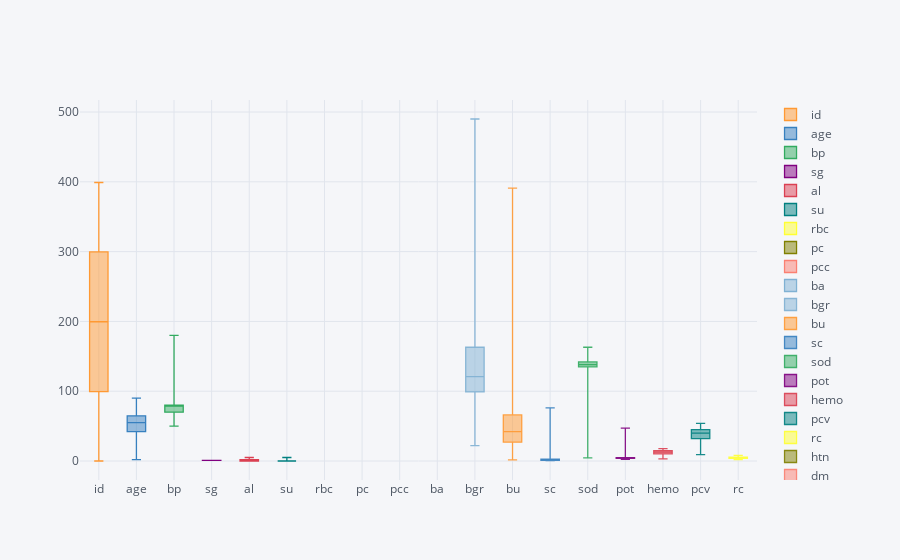

Write notebook code for a chart like this one.
### Markdown cell above
## Boxplot

### Code cell
data.drop(['wc'], axis=1).iplot(kind='box')

### Figure 1 — Plotly figure (JSON) as saved in the notebook; plotly's stock layout.template omitted (floating-point values rounded to 4 significant figures; data arrays with more than 128 entries replaced by an {"elided": "..."} marker saying what was removed)
{"data": [{"boxpoints": false, "line": {"width": 1.3}, "marker": {"color": "rgba(255, 153, 51, 1.0)"}, "name": "id", "orientation": "v", "type": "box", "uid": "57a5d528-2c36-4243-88bd-66602d007315", "y": {"elided": "400 int values"}}, {"boxpoints": false, "line": {"width": 1.3}, "marker": {"color": "rgba(55, 128, 191, 1.0)"}, "name": "age", "orientation": "v", "type": "box", "uid": "6491627c-c817-4e6d-b8ba-a855c3e9b0fd", "y": {"elided": "400 int values"}}, {"boxpoints": false, "line": {"width": 1.3}, "marker": {"color": "rgba(50, 171, 96, 1.0)"}, "name": "bp", "orientation": "v", "type": "box", "uid": "8735f7e4-1357-440d-be57-d89d89fc9ab2", "y": {"elided": "400 int values"}}, {"boxpoints": false, "line": {"width": 1.3}, "marker": {"color": "rgba(128, 0, 128, 1.0)"}, "name": "sg", "orientation": "v", "type": "box", "uid": "32172114-8b2d-44eb-acae-74dfbaa4b7ff", "y": {"elided": "400 float values"}}, {"boxpoints": false, "line": {"width": 1.3}, "marker": {"color": "rgba(219, 64, 82, 1.0)"}, "name": "al", "orientation": "v", "type": "box", "uid": "9346da6c-5eba-42e2-94b7-27f6e816a9f5", "y": {"elided": "400 int values"}}, {"boxpoints": false, "line": {"width": 1.3}, "marker": {"color": "rgba(0, 128, 128, 1.0)"}, "name": "su", "orientation": "v", "type": "box", "uid": "d9ac1118-de24-4732-a42f-cd69742373ae", "y": {"elided": "400 int values"}}, {"boxpoints": false, "line": {"width": 1.3}, "marker": {"color": "rgba(255, 255, 51, 1.0)"}, "name": "rbc", "orientation": "v", "type": "box", "uid": "e9430c04-d1ba-4d9f-a0e5-13e6e42b9973", "y": {"elided": "400 str values"}}, {"boxpoints": false, "line": {"width": 1.3}, "marker": {"color": "rgba(128, 128, 0, 1.0)"}, "name": "pc", "orientation": "v", "type": "box", "uid": "83d41be6-ea22-40ca-98be-e66cbc29d619", "y": {"elided": "400 str values"}}, {"boxpoints": false, "line": {"width": 1.3}, "marker": {"color": "rgba(251, 128, 114, 1.0)"}, "name": "pcc", "orientation": "v", "type": "box", "uid": "fd21ace8-43af-4ee9-8b56-cfcad5f999ef", "y": {"elided": "400 str values"}}, {"boxpoints": false, "line": {"width": 1.3}, "marker": {"color": "rgba(128, 177, 211, 1.0)"}, "name": "ba", "orientation": "v", "type": "box", "uid": "675f060b-17e7-4e27-9e7e-9e4a827de007", "y": {"elided": "400 str values"}}, {"boxpoints": false, "line": {"width": 1.3}, "marker": {"color": "rgba(128, 177, 211, 0.8999999999999999)"}, "name": "bgr", "orientation": "v", "type": "box", "uid": "c8265de0-62a7-4b60-ba42-bebcd0f9db61", "y": {"elided": "400 int values"}}, {"boxpoints": false, "line": {"width": 1.3}, "marker": {"color": "rgba(255, 153, 51, 0.8999999999999999)"}, "name": "bu", "orientation": "v", "type": "box", "uid": "df060608-e57d-4209-b4d9-86bc0457d9b7", "y": {"elided": "400 float values"}}, {"boxpoints": false, "line": {"width": 1.3}, "marker": {"color": "rgba(55, 128, 191, 0.8999999999999999)"}, "name": "sc", "orientation": "v", "type": "box", "uid": "6e981af0-3a14-440d-a42d-13e7ce43a8eb", "y": {"elided": "400 float values"}}, {"boxpoints": false, "line": {"width": 1.3}, "marker": {"color": "rgba(50, 171, 96, 0.8999999999999999)"}, "name": "sod", "orientation": "v", "type": "box", "uid": "7ba76f0c-5963-456f-ad7d-c23c52fec23c", "y": {"elided": "400 float values"}}, {"boxpoints": false, "line": {"width": 1.3}, "marker": {"color": "rgba(128, 0, 128, 0.8999999999999999)"}, "name": "pot", "orientation": "v", "type": "box", "uid": "69ebc732-1921-4400-afe0-51deb185a553", "y": {"elided": "400 float values"}}, {"boxpoints": false, "line": {"width": 1.3}, "marker": {"color": "rgba(219, 64, 82, 0.8999999999999999)"}, "name": "hemo", "orientation": "v", "type": "box", "uid": "cfe2f22f-8f3b-4476-917a-30de5dc6ee96", "y": {"elided": "400 float values"}}, {"boxpoints": false, "line": {"width": 1.3}, "marker": {"color": "rgba(0, 128, 128, 0.8999999999999999)"}, "name": "pcv", "orientation": "v", "type": "box", "uid": "bc9dfb7a-14dc-4433-adef-08be505af85c", "y": {"elided": "400 str values"}}, {"boxpoints": false, "line": {"width": 1.3}, "marker": {"color": "rgba(255, 255, 51, 0.8999999999999999)"}, "name": "rc", "orientation": "v", "type": "box", "uid": "9fc745ed-69ce-4fb1-8549-68052833b348", "y": {"elided": "400 str values"}}, {"boxpoints": false, "line": {"width": 1.3}, "marker": {"color": "rgba(128, 128, 0, 0.8999999999999999)"}, "name": "htn", "orientation": "v", "type": "box", "uid": "6d16ee28-b567-4045-836c-4777e72a2296", "y": {"elided": "400 str values"}}, {"boxpoints": false, "line": {"width": 1.3}, "marker": {"color": "rgba(251, 128, 114, 0.8999999999999999)"}, "name": "dm", "orientation": "v", "type": "box", "uid": "0a947292-bb9b-427c-acdc-184b33ff9d51", "y": {"elided": "400 str values"}}, {"boxpoints": false, "line": {"width": 1.3}, "marker": {"color": "rgba(251, 128, 114, 0.7999999999999998)"}, "name": "cad", "orientation": "v", "type": "box", "uid": "ba8d8001-0c09-433e-8fd2-2ef88b32f83f", "y": {"elided": "400 str values"}}, {"boxpoints": false, "line": {"width": 1.3}, "marker": {"color": "rgba(128, 177, 211, 0.7999999999999998)"}, "name": "appet", "orientation": "v", "type": "box", "uid": "88aec647-dea7-4cfa-b377-290fab530b86", "y": {"elided": "400 str values"}}, {"boxpoints": false, "line": {"width": 1.3}, "marker": {"color": "rgba(255, 153, 51, 0.7999999999999998)"}, "name": "pe", "orientation": "v", "type": "box", "uid": "c4b7bc94-5eb4-410e-91de-01ff404f7b36", "y": {"elided": "400 str values"}}, {"boxpoints": false, "line": {"width": 1.3}, "marker": {"color": "rgba(55, 128, 191, 0.7999999999999998)"}, "name": "ane", "orientation": "v", "type": "box", "uid": "38242683-d03d-4585-bb3f-bd20f90f8bca", "y": {"elided": "400 str values"}}, {"boxpoints": false, "line": {"width": 1.3}, "marker": {"color": "rgba(50, 171, 96, 0.7999999999999998)"}, "name": "classification", "orientation": "v", "type": "box", "uid": "957febc6-81d0-4f7a-932d-77a9cf3a9ab7", "y": {"elided": "400 str values"}}], "layout": {"legend": {"bgcolor": "#F5F6F9", "font": {"color": "#4D5663"}}, "paper_bgcolor": "#F5F6F9", "plot_bgcolor": "#F5F6F9", "title": {"font": {"color": "#4D5663"}}, "xaxis": {"gridcolor": "#E1E5ED", "showgrid": true, "tickfont": {"color": "#4D5663"}, "title": {"font": {"color": "#4D5663"}, "text": ""}, "zerolinecolor": "#E1E5ED"}, "yaxis": {"gridcolor": "#E1E5ED", "showgrid": true, "tickfont": {"color": "#4D5663"}, "title": {"font": {"color": "#4D5663"}, "text": ""}, "zerolinecolor": "#E1E5ED"}}}
